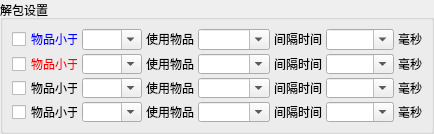
            <widget class="QGroupBox" name="groupBox_2">
             <property name="sizePolicy">
              <sizepolicy hsizetype="Preferred" vsizetype="Fixed">
               <horstretch>0</horstretch>
               <verstretch>0</verstretch>
              </sizepolicy>
             </property>
             <property name="minimumSize">
              <size>
               <width>0</width>
               <height>134</height>
              </size>
             </property>
             <property name="maximumSize">
              <size>
               <width>16777215</width>
               <height>134</height>
              </size>
             </property>
             <property name="sizeIncrement">
              <size>
               <width>0</width>
               <height>134</height>
              </size>
             </property>
             <property name="baseSize">
              <size>
               <width>0</width>
               <height>134</height>
              </size>
             </property>
             <property name="title">
              <string>解包设置</string>
             </property>
             <layout class="QHBoxLayout" name="horizontalLayout_9">
              <property name="spacing">
               <number>2</number>
              </property>
              <property name="leftMargin">
               <number>4</number>
              </property>
              <property name="topMargin">
               <number>4</number>
              </property>
              <property name="rightMargin">
               <number>4</number>
              </property>
              <property name="bottomMargin">
               <number>4</number>
              </property>
              <item>
               <widget class="QWidget" name="widget_2" native="true">
                <property name="sizePolicy">
                 <sizepolicy hsizetype="Preferred" vsizetype="Expanding">
                  <horstretch>0</horstretch>
                  <verstretch>0</verstretch>
                 </sizepolicy>
                </property>
                <property name="maximumSize">
                 <size>
                  <width>16777215</width>
                  <height>16777215</height>
                 </size>
                </property>
                <layout class="QVBoxLayout" name="verticalLayout_6">
                 <property name="spacing">
                  <number>4</number>
                 </property>
                 <property name="leftMargin">
                  <number>5</number>
                 </property>
                 <property name="topMargin">
                  <number>5</number>
                 </property>
                 <property name="rightMargin">
                  <number>5</number>
                 </property>
                 <property name="bottomMargin">
                  <number>5</number>
                 </property>
                 <item>
                  <layout class="QHBoxLayout" name="horizontalLayout_6">
                   <item>
                    <widget class="QCheckBox" name="checkBox_6">
                     <property name="sizePolicy">
                      <sizepolicy hsizetype="Preferred" vsizetype="Fixed">
                       <horstretch>0</horstretch>
                       <verstretch>0</verstretch>
                      </sizepolicy>
                     </property>
                     <property name="minimumSize">
                      <size>
                       <width>66</width>
                       <height>0</height>
                      </size>
                     </property>
                     <property name="maximumSize">
                      <size>
                       <width>66</width>
                       <height>20</height>
                      </size>
                     </property>
                     <property name="layoutDirection">
                      <enum>Qt::LeftToRight</enum>
                     </property>
                     <property name="styleSheet">
                      <string notr="true">QCheckBox { color:rgb(0, 0, 255) }</string>
                     </property>
                     <property name="text">
                      <string>物品小于</string>
                     </property>
                     <property name="checked">
                      <bool>false</bool>
                     </property>
                     <property name="tristate">
                      <bool>false</bool>
                     </property>
                    </widget>
                   </item>
                   <item>
                    <widget class="QComboBox" name="using_item_digital_1">
                     <property name="minimumSize">
                      <size>
                       <width>60</width>
                       <height>0</height>
                      </size>
                     </property>
                     <property name="maximumSize">
                      <size>
                       <width>60</width>
                       <height>16777215</height>
                      </size>
                     </property>
                     <property name="sizeIncrement">
                      <size>
                       <width>60</width>
                       <height>0</height>
                      </size>
                     </property>
                     <property name="baseSize">
                      <size>
                       <width>60</width>
                       <height>0</height>
                      </size>
                     </property>
                     <property name="editable">
                      <bool>true</bool>
                     </property>
                    </widget>
                   </item>
                   <item>
                    <widget class="QLabel" name="label_16">
                     <property name="sizePolicy">
                      <sizepolicy hsizetype="Fixed" vsizetype="Fixed">
                       <horstretch>0</horstretch>
                       <verstretch>0</verstretch>
                      </sizepolicy>
                     </property>
                     <property name="maximumSize">
                      <size>
                       <width>48</width>
                       <height>20</height>
                      </size>
                     </property>
                     <property name="text">
                      <string>使用物品</string>
                     </property>
                     <property name="alignment">
                      <set>Qt::AlignCenter</set>
                     </property>
                    </widget>
                   </item>
                   <item>
                    <widget class="QComboBox" name="using_item_name_1">
                     <property name="editable">
                      <bool>true</bool>
                     </property>
                    </widget>
                   </item>
                   <item>
                    <widget class="QLabel" name="label_17">
                     <property name="sizePolicy">
                      <sizepolicy hsizetype="Fixed" vsizetype="Fixed">
                       <horstretch>0</horstretch>
                       <verstretch>0</verstretch>
                      </sizepolicy>
                     </property>
                     <property name="maximumSize">
                      <size>
                       <width>48</width>
                       <height>20</height>
                      </size>
                     </property>
                     <property name="text">
                      <string>间隔时间</string>
                     </property>
                     <property name="alignment">
                      <set>Qt::AlignCenter</set>
                     </property>
                    </widget>
                   </item>
                   <item>
                    <widget class="QComboBox" name="using_item_time_1">
                     <property name="minimumSize">
                      <size>
                       <width>68</width>
                       <height>0</height>
                      </size>
                     </property>
                     <property name="maximumSize">
                      <size>
                       <width>68</width>
                       <height>16777215</height>
                      </size>
                     </property>
                     <property name="sizeIncrement">
                      <size>
                       <width>68</width>
                       <height>0</height>
                      </size>
                     </property>
                     <property name="baseSize">
                      <size>
                       <width>68</width>
                       <height>0</height>
                      </size>
                     </property>
                     <property name="editable">
                      <bool>true</bool>
                     </property>
                    </widget>
                   </item>
                   <item>
                    <widget class="QLabel" name="label_18">
                     <property name="sizePolicy">
                      <sizepolicy hsizetype="Fixed" vsizetype="Fixed">
                       <horstretch>0</horstretch>
                       <verstretch>0</verstretch>
                      </sizepolicy>
                     </property>
                     <property name="maximumSize">
                      <size>
                       <width>24</width>
                       <height>20</height>
                      </size>
                     </property>
                     <property name="text">
                      <string>毫秒</string>
                     </property>
                     <property name="alignment">
                      <set>Qt::AlignCenter</set>
                     </property>
                    </widget>
                   </item>
                  </layout>
                 </item>
                 <item>
                  <layout class="QHBoxLayout" name="horizontalLayout_7">
                   <item>
                    <widget class="QCheckBox" name="checkBox_7">
                     <property name="sizePolicy">
                      <sizepolicy hsizetype="Preferred" vsizetype="Fixed">
                       <horstretch>0</horstretch>
                       <verstretch>0</verstretch>
                      </sizepolicy>
                     </property>
                     <property name="minimumSize">
                      <size>
                       <width>66</width>
                       <height>0</height>
                      </size>
                     </property>
                     <property name="maximumSize">
                      <size>
                       <width>66</width>
                       <height>20</height>
                      </size>
                     </property>
                     <property name="layoutDirection">
                      <enum>Qt::LeftToRight</enum>
                     </property>
                     <property name="styleSheet">
                      <string notr="true">QCheckBox { color:rgb(255, 0, 0) }</string>
                     </property>
                     <property name="text">
                      <string>物品小于</string>
                     </property>
                     <property name="checked">
                      <bool>false</bool>
                     </property>
                     <property name="tristate">
                      <bool>false</bool>
                     </property>
                    </widget>
                   </item>
                   <item>
                    <widget class="QComboBox" name="using_item_digital_2">
                     <property name="minimumSize">
                      <size>
                       <width>60</width>
                       <height>0</height>
                      </size>
                     </property>
                     <property name="maximumSize">
                      <size>
                       <width>60</width>
                       <height>16777215</height>
                      </size>
                     </property>
                     <property name="sizeIncrement">
                      <size>
                       <width>60</width>
                       <height>0</height>
                      </size>
                     </property>
                     <property name="baseSize">
                      <size>
                       <width>60</width>
                       <height>0</height>
                      </size>
                     </property>
                     <property name="editable">
                      <bool>true</bool>
                     </property>
                    </widget>
                   </item>
                   <item>
                    <widget class="QLabel" name="label_19">
                     <property name="sizePolicy">
                      <sizepolicy hsizetype="Fixed" vsizetype="Fixed">
                       <horstretch>0</horstretch>
                       <verstretch>0</verstretch>
                      </sizepolicy>
                     </property>
                     <property name="maximumSize">
                      <size>
                       <width>48</width>
                       <height>20</height>
                      </size>
                     </property>
                     <property name="text">
                      <string>使用物品</string>
                     </property>
                     <property name="alignment">
                      <set>Qt::AlignCenter</set>
                     </property>
                    </widget>
                   </item>
                   <item>
                    <widget class="QComboBox" name="using_item_name_2">
                     <property name="editable">
                      <bool>true</bool>
                     </property>
                    </widget>
                   </item>
                   <item>
                    <widget class="QLabel" name="label_20">
                     <property name="sizePolicy">
                      <sizepolicy hsizetype="Fixed" vsizetype="Fixed">
                       <horstretch>0</horstretch>
                       <verstretch>0</verstretch>
                      </sizepolicy>
                     </property>
                     <property name="maximumSize">
                      <size>
                       <width>48</width>
                       <height>20</height>
                      </size>
                     </property>
                     <property name="text">
                      <string>间隔时间</string>
                     </property>
                     <property name="alignment">
                      <set>Qt::AlignCenter</set>
                     </property>
                    </widget>
                   </item>
                   <item>
                    <widget class="QComboBox" name="using_item_time_2">
                     <property name="minimumSize">
                      <size>
                       <width>68</width>
                       <height>0</height>
                      </size>
                     </property>
                     <property name="maximumSize">
                      <size>
                       <width>68</width>
                       <height>16777215</height>
                      </size>
                     </property>
                     <property name="sizeIncrement">
                      <size>
                       <width>68</width>
                       <height>0</height>
                      </size>
                     </property>
                     <property name="baseSize">
                      <size>
                       <width>68</width>
                       <height>0</height>
                      </size>
                     </property>
                     <property name="editable">
                      <bool>true</bool>
                     </property>
                    </widget>
                   </item>
                   <item>
                    <widget class="QLabel" name="label_21">
                     <property name="sizePolicy">
                      <sizepolicy hsizetype="Fixed" vsizetype="Fixed">
                       <horstretch>0</horstretch>
                       <verstretch>0</verstretch>
                      </sizepolicy>
                     </property>
                     <property name="maximumSize">
                      <size>
                       <width>24</width>
                       <height>20</height>
                      </size>
                     </property>
                     <property name="text">
                      <string>毫秒</string>
                     </property>
                     <property name="alignment">
                      <set>Qt::AlignCenter</set>
                     </property>
                    </widget>
                   </item>
                  </layout>
                 </item>
                 <item>
                  <layout class="QHBoxLayout" name="horizontalLayout_10">
                   <item>
                    <widget class="QCheckBox" name="checkBox_8">
                     <property name="sizePolicy">
                      <sizepolicy hsizetype="Preferred" vsizetype="Fixed">
                       <horstretch>0</horstretch>
                       <verstretch>0</verstretch>
                      </sizepolicy>
                     </property>
                     <property name="minimumSize">
                      <size>
                       <width>66</width>
                       <height>0</height>
                      </size>
                     </property>
                     <property name="maximumSize">
                      <size>
                       <width>66</width>
                       <height>20</height>
                      </size>
                     </property>
                     <property name="layoutDirection">
                      <enum>Qt::LeftToRight</enum>
                     </property>
                     <property name="styleSheet">
                      <string notr="true"/>
                     </property>
                     <property name="text">
                      <string>物品小于</string>
                     </property>
                     <property name="checked">
                      <bool>false</bool>
                     </property>
                     <property name="tristate">
                      <bool>false</bool>
                     </property>
                    </widget>
                   </item>
                   <item>
                    <widget class="QComboBox" name="using_item_digital_3">
                     <property name="minimumSize">
                      <size>
                       <width>60</width>
                       <height>0</height>
                      </size>
                     </property>
                     <property name="maximumSize">
                      <size>
                       <width>60</width>
                       <height>16777215</height>
                      </size>
                     </property>
                     <property name="sizeIncrement">
                      <size>
                       <width>60</width>
                       <height>0</height>
                      </size>
                     </property>
                     <property name="baseSize">
                      <size>
                       <width>60</width>
                       <height>0</height>
                      </size>
                     </property>
                     <property name="editable">
                      <bool>true</bool>
                     </property>
                    </widget>
                   </item>
                   <item>
                    <widget class="QLabel" name="label_22">
                     <property name="sizePolicy">
                      <sizepolicy hsizetype="Fixed" vsizetype="Fixed">
                       <horstretch>0</horstretch>
                       <verstretch>0</verstretch>
                      </sizepolicy>
                     </property>
                     <property name="maximumSize">
                      <size>
                       <width>48</width>
                       <height>20</height>
                      </size>
                     </property>
                     <property name="text">
                      <string>使用物品</string>
                     </property>
                     <property name="alignment">
                      <set>Qt::AlignCenter</set>
                     </property>
                    </widget>
                   </item>
                   <item>
                    <widget class="QComboBox" name="using_item_name_3">
                     <property name="editable">
                      <bool>true</bool>
                     </property>
                    </widget>
                   </item>
                   <item>
                    <widget class="QLabel" name="label_23">
                     <property name="sizePolicy">
                      <sizepolicy hsizetype="Fixed" vsizetype="Fixed">
                       <horstretch>0</horstretch>
                       <verstretch>0</verstretch>
                      </sizepolicy>
                     </property>
                     <property name="maximumSize">
                      <size>
                       <width>48</width>
                       <height>20</height>
                      </size>
                     </property>
                     <property name="text">
                      <string>间隔时间</string>
                     </property>
                     <property name="alignment">
                      <set>Qt::AlignCenter</set>
                     </property>
                    </widget>
                   </item>
                   <item>
                    <widget class="QComboBox" name="using_item_time_3">
                     <property name="minimumSize">
                      <size>
                       <width>68</width>
                       <height>0</height>
                      </size>
                     </property>
                     <property name="maximumSize">
                      <size>
                       <width>68</width>
                       <height>16777215</height>
                      </size>
                     </property>
                     <property name="sizeIncrement">
                      <size>
                       <width>68</width>
                       <height>0</height>
                      </size>
                     </property>
                     <property name="baseSize">
                      <size>
                       <width>68</width>
                       <height>0</height>
                      </size>
                     </property>
                     <property name="editable">
                      <bool>true</bool>
                     </property>
                    </widget>
                   </item>
                   <item>
                    <widget class="QLabel" name="label_24">
                     <property name="sizePolicy">
                      <sizepolicy hsizetype="Fixed" vsizetype="Fixed">
                       <horstretch>0</horstretch>
                       <verstretch>0</verstretch>
                      </sizepolicy>
                     </property>
                     <property name="maximumSize">
                      <size>
                       <width>24</width>
                       <height>20</height>
                      </size>
                     </property>
                     <property name="text">
                      <string>毫秒</string>
                     </property>
                     <property name="alignment">
                      <set>Qt::AlignCenter</set>
                     </property>
                    </widget>
                   </item>
                  </layout>
                 </item>
                 <item>
                  <layout class="QHBoxLayout" name="horizontalLayout_15">
                   <item>
                    <widget class="QCheckBox" name="checkBox_9">
                     <property name="sizePolicy">
                      <sizepolicy hsizetype="Preferred" vsizetype="Fixed">
                       <horstretch>0</horstretch>
                       <verstretch>0</verstretch>
                      </sizepolicy>
                     </property>
                     <property name="minimumSize">
                      <size>
                       <width>66</width>
                       <height>0</height>
                      </size>
                     </property>
                     <property name="maximumSize">
                      <size>
                       <width>66</width>
                       <height>20</height>
                      </size>
                     </property>
                     <property name="layoutDirection">
                      <enum>Qt::LeftToRight</enum>
                     </property>
                     <property name="styleSheet">
                      <string notr="true"/>
                     </property>
                     <property name="text">
                      <string>物品小于</string>
                     </property>
                     <property name="checked">
                      <bool>false</bool>
                     </property>
                     <property name="tristate">
                      <bool>false</bool>
                     </property>
                    </widget>
                   </item>
                   <item>
                    <widget class="QComboBox" name="using_item_digital_5">
                     <property name="minimumSize">
                      <size>
                       <width>60</width>
                       <height>0</height>
                      </size>
                     </property>
                     <property name="maximumSize">
                      <size>
                       <width>60</width>
                       <height>16777215</height>
                      </size>
                     </property>
                     <property name="sizeIncrement">
                      <size>
                       <width>60</width>
                       <height>0</height>
                      </size>
                     </property>
                     <property name="baseSize">
                      <size>
                       <width>60</width>
                       <height>0</height>
                      </size>
                     </property>
                     <property name="editable">
                      <bool>true</bool>
                     </property>
                    </widget>
                   </item>
                   <item>
                    <widget class="QLabel" name="label_25">
                     <property name="sizePolicy">
                      <sizepolicy hsizetype="Fixed" vsizetype="Fixed">
                       <horstretch>0</horstretch>
                       <verstretch>0</verstretch>
                      </sizepolicy>
                     </property>
                     <property name="maximumSize">
                      <size>
                       <width>48</width>
                       <height>20</height>
                      </size>
                     </property>
                     <property name="text">
                      <string>使用物品</string>
                     </property>
                     <property name="alignment">
                      <set>Qt::AlignCenter</set>
                     </property>
                    </widget>
                   </item>
                   <item>
                    <widget class="QComboBox" name="using_item_name_5">
                     <property name="editable">
                      <bool>true</bool>
                     </property>
                    </widget>
                   </item>
                   <item>
                    <widget class="QLabel" name="label_26">
                     <property name="sizePolicy">
                      <sizepolicy hsizetype="Fixed" vsizetype="Fixed">
                       <horstretch>0</horstretch>
                       <verstretch>0</verstretch>
                      </sizepolicy>
                     </property>
                     <property name="maximumSize">
                      <size>
                       <width>48</width>
                       <height>20</height>
                      </size>
                     </property>
                     <property name="text">
                      <string>间隔时间</string>
                     </property>
                     <property name="alignment">
                      <set>Qt::AlignCenter</set>
                     </property>
                    </widget>
                   </item>
                   <item>
                    <widget class="QComboBox" name="using_item_time_4">
                     <property name="minimumSize">
                      <size>
                       <width>68</width>
                       <height>0</height>
                      </size>
                     </property>
                     <property name="maximumSize">
                      <size>
                       <width>68</width>
                       <height>16777215</height>
                      </size>
                     </property>
                     <property name="sizeIncrement">
                      <size>
                       <width>68</width>
                       <height>0</height>
                      </size>
                     </property>
                     <property name="baseSize">
                      <size>
                       <width>68</width>
                       <height>0</height>
                      </size>
                     </property>
                     <property name="editable">
                      <bool>true</bool>
                     </property>
                    </widget>
                   </item>
                   <item>
                    <widget class="QLabel" name="label_27">
                     <property name="sizePolicy">
                      <sizepolicy hsizetype="Fixed" vsizetype="Fixed">
                       <horstretch>0</horstretch>
                       <verstretch>0</verstretch>
                      </sizepolicy>
                     </property>
                     <property name="maximumSize">
                      <size>
                       <width>24</width>
                       <height>20</height>
                      </size>
                     </property>
                     <property name="text">
                      <string>毫秒</string>
                     </property>
                     <property name="alignment">
                      <set>Qt::AlignCenter</set>
                     </property>
                    </widget>
                   </item>
                  </layout>
                 </item>
                </layout>
               </widget>
              </item>
             </layout>
            </widget>
